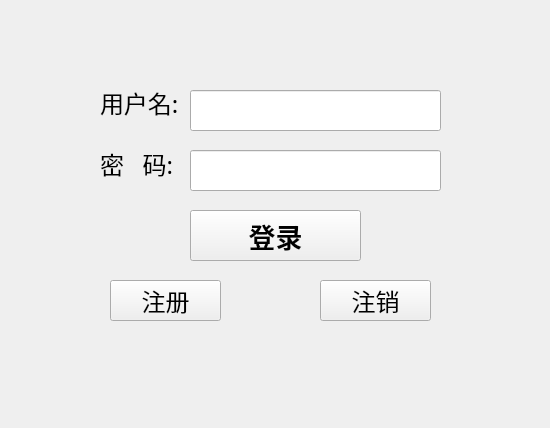
<?xml version="1.0" encoding="UTF-8"?>
<ui version="4.0">
 <class>TcpClient</class>
 <widget class="QWidget" name="TcpClient">
  <property name="geometry">
   <rect>
    <x>0</x>
    <y>0</y>
    <width>550</width>
    <height>428</height>
   </rect>
  </property>
  <property name="windowTitle">
   <string>TcpClient</string>
  </property>
  <widget class="QLabel" name="label">
   <property name="geometry">
    <rect>
     <x>100</x>
     <y>90</y>
     <width>80</width>
     <height>26</height>
    </rect>
   </property>
   <property name="font">
    <font>
     <family>霞鹜文楷</family>
     <pointsize>18</pointsize>
    </font>
   </property>
   <property name="text">
    <string>用户名:</string>
   </property>
  </widget>
  <widget class="QLineEdit" name="editName">
   <property name="geometry">
    <rect>
     <x>190</x>
     <y>90</y>
     <width>251</width>
     <height>41</height>
    </rect>
   </property>
  </widget>
  <widget class="QPushButton" name="btnLogin">
   <property name="geometry">
    <rect>
     <x>190</x>
     <y>210</y>
     <width>171</width>
     <height>51</height>
    </rect>
   </property>
   <property name="font">
    <font>
     <family>霞鹜文楷</family>
     <pointsize>20</pointsize>
     <weight>75</weight>
     <bold>true</bold>
    </font>
   </property>
   <property name="text">
    <string>登录</string>
   </property>
  </widget>
  <widget class="QPushButton" name="btnRegister">
   <property name="geometry">
    <rect>
     <x>110</x>
     <y>280</y>
     <width>111</width>
     <height>41</height>
    </rect>
   </property>
   <property name="font">
    <font>
     <family>霞鹜文楷</family>
     <pointsize>18</pointsize>
     <weight>50</weight>
     <bold>false</bold>
    </font>
   </property>
   <property name="text">
    <string>注册</string>
   </property>
  </widget>
  <widget class="QLabel" name="label_2">
   <property name="geometry">
    <rect>
     <x>100</x>
     <y>150</y>
     <width>80</width>
     <height>27</height>
    </rect>
   </property>
   <property name="font">
    <font>
     <family>霞鹜文楷</family>
     <pointsize>18</pointsize>
    </font>
   </property>
   <property name="text">
    <string>密   码:</string>
   </property>
  </widget>
  <widget class="QLineEdit" name="editPwd">
   <property name="geometry">
    <rect>
     <x>190</x>
     <y>150</y>
     <width>251</width>
     <height>41</height>
    </rect>
   </property>
   <property name="echoMode">
    <enum>QLineEdit::Password</enum>
   </property>
  </widget>
  <widget class="QPushButton" name="btnCancel">
   <property name="geometry">
    <rect>
     <x>320</x>
     <y>280</y>
     <width>111</width>
     <height>41</height>
    </rect>
   </property>
   <property name="font">
    <font>
     <family>霞鹜文楷</family>
     <pointsize>18</pointsize>
     <weight>50</weight>
     <bold>false</bold>
    </font>
   </property>
   <property name="text">
    <string>注销</string>
   </property>
  </widget>
 </widget>
 <resources/>
 <connections/>
</ui>
